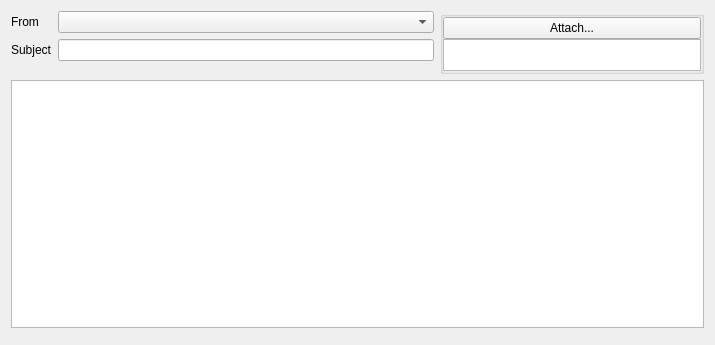
<?xml version="1.0" encoding="UTF-8"?>
<ui version="4.0">
 <class>ComposeWidget</class>
 <widget class="QWidget" name="ComposeWidget">
  <property name="geometry">
   <rect>
    <x>0</x>
    <y>0</y>
    <width>715</width>
    <height>345</height>
   </rect>
  </property>
  <property name="windowTitle">
   <string>Compose Mail</string>
  </property>
  <layout class="QVBoxLayout" name="verticalLayout_2" stretch="1,1000,1">
   <item>
    <layout class="QHBoxLayout" name="horizontalLayout_2" stretch="16,10">
     <item>
      <layout class="QFormLayout" name="envelopeLayout">
       <property name="fieldGrowthPolicy">
        <enum>QFormLayout::ExpandingFieldsGrow</enum>
       </property>
       <item row="0" column="0">
        <widget class="QLabel" name="fromLabel">
         <property name="text">
          <string>From</string>
         </property>
         <property name="buddy">
          <cstring>sender</cstring>
         </property>
        </widget>
       </item>
       <item row="0" column="1">
        <widget class="QComboBox" name="sender">
         <property name="sizePolicy">
          <sizepolicy hsizetype="MinimumExpanding" vsizetype="Fixed">
           <horstretch>0</horstretch>
           <verstretch>0</verstretch>
          </sizepolicy>
         </property>
        </widget>
       </item>
       <item row="1" column="0">
        <widget class="QLabel" name="subjectLabel">
         <property name="text">
          <string>Subject</string>
         </property>
         <property name="buddy">
          <cstring>subject</cstring>
         </property>
        </widget>
       </item>
       <item row="1" column="1">
        <widget class="QLineEdit" name="subject"/>
       </item>
      </layout>
     </item>
     <item>
      <widget class="QGroupBox" name="groupBox">
       <property name="title">
        <string/>
       </property>
       <property name="flat">
        <bool>false</bool>
       </property>
       <layout class="QVBoxLayout" name="verticalLayout" stretch="1,100">
        <property name="spacing">
         <number>0</number>
        </property>
        <property name="margin">
         <number>0</number>
        </property>
        <item>
         <widget class="QPushButton" name="attachButton">
          <property name="text">
           <string>Attach...</string>
          </property>
         </widget>
        </item>
        <item>
         <widget class="ComposerAttachments" name="attachmentsView">
          <property name="sizePolicy">
           <sizepolicy hsizetype="Expanding" vsizetype="MinimumExpanding">
            <horstretch>0</horstretch>
            <verstretch>0</verstretch>
           </sizepolicy>
          </property>
          <property name="minimumSize">
           <size>
            <width>0</width>
            <height>32</height>
           </size>
          </property>
          <property name="horizontalScrollBarPolicy">
           <enum>Qt::ScrollBarAlwaysOff</enum>
          </property>
          <property name="editTriggers">
           <set>QAbstractItemView::NoEditTriggers</set>
          </property>
          <property name="dragEnabled">
           <bool>true</bool>
          </property>
          <property name="dragDropMode">
           <enum>QAbstractItemView::DragDrop</enum>
          </property>
          <property name="verticalScrollMode">
           <enum>QAbstractItemView::ScrollPerPixel</enum>
          </property>
          <property name="horizontalScrollMode">
           <enum>QAbstractItemView::ScrollPerPixel</enum>
          </property>
          <property name="flow">
           <enum>QListView::TopToBottom</enum>
          </property>
          <property name="isWrapping" stdset="0">
           <bool>false</bool>
          </property>
          <property name="resizeMode">
           <enum>QListView::Adjust</enum>
          </property>
          <property name="wordWrap">
           <bool>true</bool>
          </property>
         </widget>
        </item>
       </layout>
      </widget>
     </item>
    </layout>
   </item>
   <item>
    <widget class="ComposerTextEdit" name="mailText">
     <property name="sizePolicy">
      <sizepolicy hsizetype="Expanding" vsizetype="Expanding">
       <horstretch>0</horstretch>
       <verstretch>1</verstretch>
      </sizepolicy>
     </property>
    </widget>
   </item>
   <item>
    <layout class="QHBoxLayout" name="horizontalLayout">
     <item>
      <widget class="QDialogButtonBox" name="buttonBox">
       <property name="standardButtons">
        <set>QDialogButtonBox::NoButton</set>
       </property>
      </widget>
     </item>
    </layout>
   </item>
  </layout>
 </widget>
 <customwidgets>
  <customwidget>
   <class>ComposerTextEdit</class>
   <extends>QTextEdit</extends>
   <header>ComposerTextEdit.h</header>
  </customwidget>
  <customwidget>
   <class>ComposerAttachments</class>
   <extends>QListView</extends>
   <header>ComposerAttachments.h</header>
  </customwidget>
 </customwidgets>
 <tabstops>
  <tabstop>sender</tabstop>
  <tabstop>subject</tabstop>
  <tabstop>mailText</tabstop>
 </tabstops>
 <resources/>
 <connections/>
</ui>
